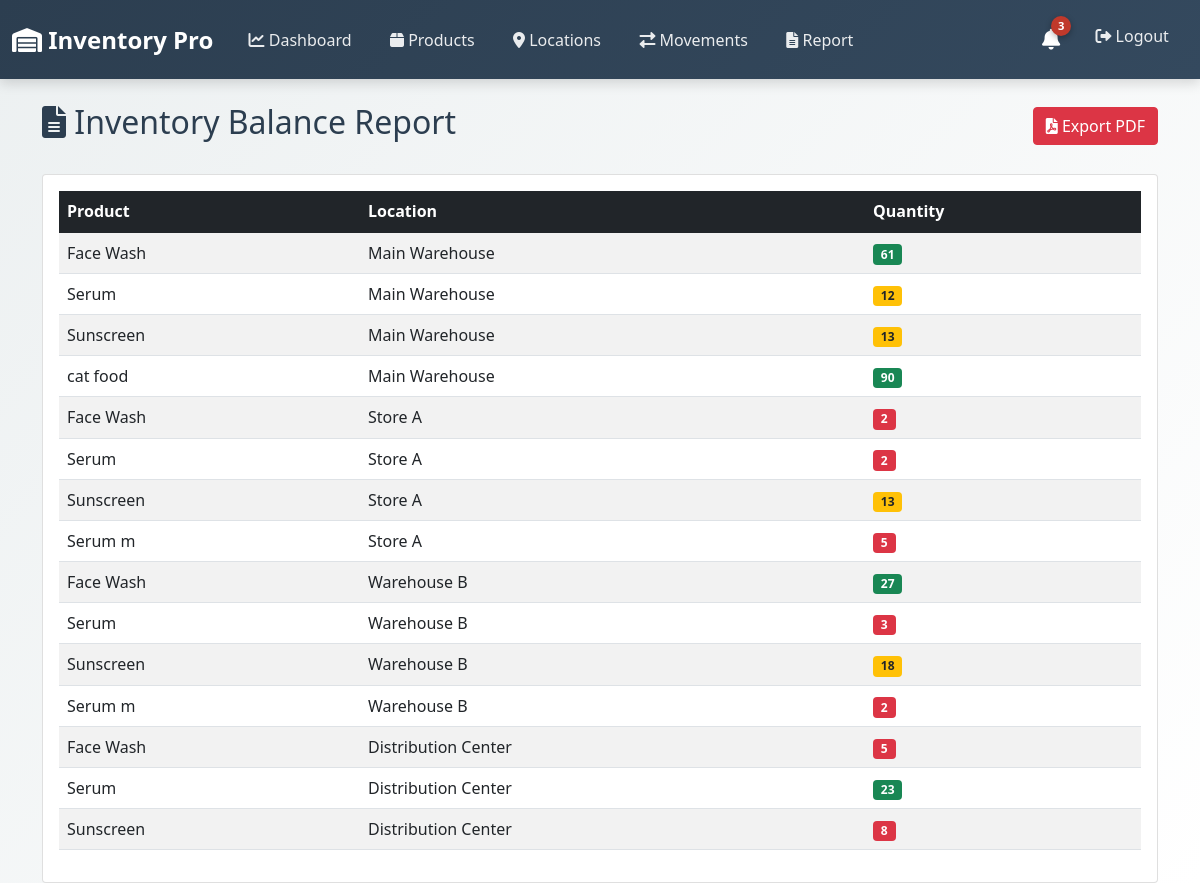
/report (signed in), run on the app's committed database.
### models.py (models this page shows)
class Product(db.Model):
    product_id = db.Column(db.String(50), primary_key=True)
    name = db.Column(db.String(100), nullable=False)
    description = db.Column(db.String(200))
    min_stock = db.Column(db.Integer, default=5)

class Location(db.Model):
    location_id = db.Column(db.String(50), primary_key=True)
    name = db.Column(db.String(100), nullable=False)
    description = db.Column(db.String(200))

### app.py (the view)
@app.route('/report')
@login_required
def report():
    report_data = []
    products = Product.query.all()
    locations = Location.query.all()
    for location in locations:
        for product in products:
            incoming = db.session.query(func.sum(ProductMovement.qty)).filter(
                ProductMovement.product_id == product.product_id,
                ProductMovement.to_location == location.location_id
            ).scalar() or 0
            outgoing = db.session.query(func.sum(ProductMovement.qty)).filter(
                ProductMovement.product_id == product.product_id,
                ProductMovement.from_location == location.location_id
            ).scalar() or 0
            balance = incoming - outgoing
            if balance > 0:  # Only show locations with stock
                report_data.append({
                    'product': product.name,
                    'location': location.name,
                    'qty': balance
                })
    return render_template('report.html', report_data=report_data)

### app.py (called while the page is built)
@login_manager.user_loader
def load_user(user_id):
    return User.query.get(int(user_id))

### templates/report.html (shortened to what this page needs)
{% extends "base.html" %}
{% block content %}
<div class="d-flex justify-content-between align-items-center mb-4">
    <h2><i class="fas fa-file-alt"></i> Inventory Balance Report</h2>
    <a href="{{ url_for('report_pdf') }}" class="btn btn-danger">
        <i class="fas fa-file-pdf"></i> Export PDF
    </a>
</div>
<div class="card">
    <div class="card-body">
        <div class="table-responsive">
            <table class="table table-striped table-hover" id="reportTable">
                <thead class="table-dark">
                    <tr>
                        <th>Product</th>
                        <th>Location</th>
                        <th>Quantity</th>
                    </tr>
                </thead>
                <tbody>
                    {% for item in report_data %}
                    <tr>
                        <td>{{ item.product }}</td>
                        <td>{{ item.location }}</td>
                        <td>
                            {% if item.qty < 10 %}
                            <span class="badge bg-danger">{{ item.qty }}</span>
                            {% elif item.qty < 20 %}
                            <span class="badge bg-warning text-dark">{{ item.qty }}</span>
                            {% else %}
                            <span class="badge bg-success">{{ item.qty }}</span>
                            {% endif %}
                        </td>
                    </tr>
                    {% endfor %}
                </tbody>
            </table>
        </div>
    </div>
</div>
{% endblock %}

### static/style.css (style rules this page uses)
:root { --primary-color: #2C3E50; --secondary-color: #34495E; --accent-color: #E67E22; --success-color: #27AE60; --danger-color: #C0392B; --warning-color: #F39C12; --info-color: #3498DB; --light-bg: #ECF0F1; --white: #FFFFFF; --text-dark: #2C3E50; --text-muted: #7F8C8D; --border-color: #BDC3C7; }
body { background: linear-gradient(135deg, #ECF0F1 0%, #FFFFFF 100%); font-family: 'Segoe UI', Tahoma, Geneva, Verdana, sans-serif; color: var(--text-dark); min-height: 100vh; }
.card, .stat-card { animation: fadeIn 0.5s ease; }

### data on the page
Product: product "Face Wash" "Face Wash" "Face Wash" "Face Wash"
Location: location "Main Warehouse" "Main Warehouse" "Main Warehouse" "Main Warehouse"
Product: product "Serum" "Serum" "Serum" "Serum"
Product: product "Sunscreen" "Sunscreen" "Sunscreen" "Sunscreen"
Product: product "cat food"
Location: location "Store A" "Store A" "Store A" "Store A"
Product: product "Serum m" "Serum m"
Location: location "Warehouse B" "Warehouse B" "Warehouse B" "Warehouse B"
Location: location "Distribution Center" "Distribution Center" "Distribution Center"

### other printed values
{{ item.qty }} "61" "90" "27" "23"
{{ item.qty }} "12" "13" "13" "18"
{{ item.qty }} "2" "2" "5" "3" "2" "5" "8"
